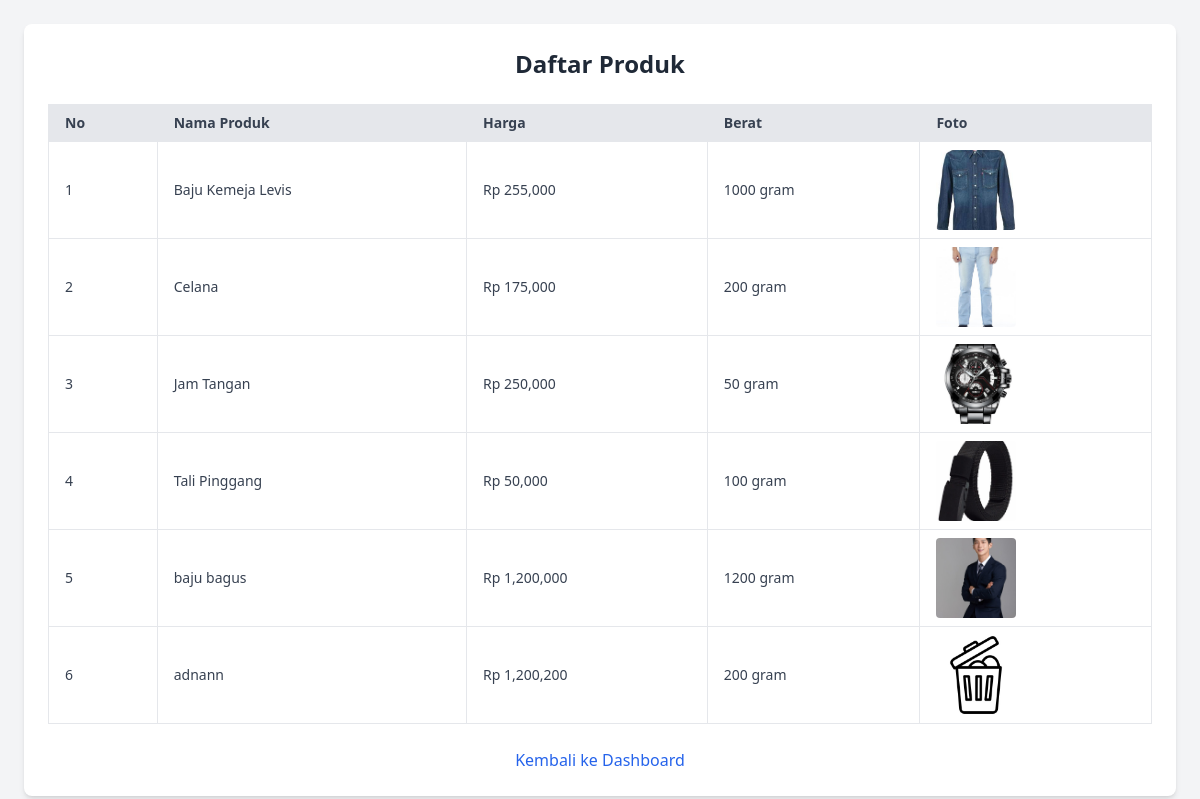
Screenshot of /owner/produk.php with the database file from the repository.
### tables this page shows
CREATE TABLE `tb_produk` (
  `id_produk` int(11) NOT NULL,
  `nama_produk` varchar(40) NOT NULL,
  `harga_produk` int(11) NOT NULL,
  `berat_produk` int(11) NOT NULL,
  `foto_produk` varchar(40) NOT NULL,
  `deskripsi_produk` text NOT NULL
);

### owner/produk.php (the view, shortened to what this page needs)
<?php
$conn = new mysqli("localhost", "root", "", "toko");
$produk = $conn->query("SELECT * FROM tb_produk");
?>
<!DOCTYPE html>
<html lang="id">
<head>
  <script src="https://cdn.tailwindcss.com"></script>
</head>
<body class="bg-gray-100 min-h-screen p-6">
  <div class="max-w-6xl mx-auto bg-white p-6 rounded-lg shadow-md">
    <h1 class="text-2xl font-bold text-center text-gray-800 mb-6">Daftar Produk</h1>
    <div class="overflow-x-auto">
      <table class="min-w-full text-sm text-left text-gray-700 border border-gray-200">
        <thead class="bg-gray-200 font-semibold text-gray-700">
          <tr>
            <th class="px-4 py-2 border">No</th>
            <th class="px-4 py-2 border">Nama Produk</th>
            <th class="px-4 py-2 border">Harga</th>
            <th class="px-4 py-2 border">Berat</th>
            <th class="px-4 py-2 border">Foto</th>
          </tr>
        </thead>
        <tbody>
          <?php $no = 1; ?>
          <?php while ($row = $produk->fetch_assoc()): ?>
          <tr class="border-b hover:bg-gray-50">
            <td class="px-4 py-2 border"><?= $no++; ?></td>
            <td class="px-4 py-2 border"><?= htmlspecialchars($row['nama_produk']); ?></td>
            <td class="px-4 py-2 border">Rp <?= number_format($row['harga_produk']); ?></td>
            <td class="px-4 py-2 border"><?= $row['berat_produk']; ?> gram</td>
            <td class="px-4 py-2 border">
              <img src="../images/<?= $row['foto_produk']; ?>" alt="Foto" class="w-20 h-20 object-cover rounded">
            </td>
          </tr>
          <?php endwhile; ?>
        </tbody>
      </table>
    </div>
    <a href="index.php" class="block mt-6 text-center text-blue-600 hover:underline">Kembali ke Dashboard</a>
  </div>
</body>
</html>

### rows the page displays
tb_produk: nama_produk "Baju Kemeja Levis", harga_produk "255,000", berat_produk "1000", foto_produk (picture)
tb_produk: nama_produk "Celana", harga_produk "175,000", berat_produk "200", foto_produk (picture)
tb_produk: nama_produk "Jam Tangan", harga_produk "250,000", berat_produk "50", foto_produk (picture)
tb_produk: nama_produk "Tali Pinggang", harga_produk "50,000", berat_produk "100", foto_produk (picture)
tb_produk: nama_produk "baju bagus", harga_produk "1,200,000", berat_produk "1200", foto_produk (picture)
tb_produk: nama_produk "adnann", harga_produk "1,200,200", berat_produk "200", foto_produk (picture)
